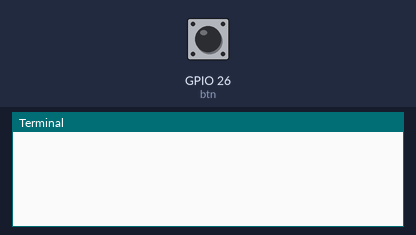
Recording of a program running on a simulated Raspberry Pi (BCM pin numbers). On the bench: the last lines printed to the terminal. The inputs (shaded band) are chosen by the test bench; at power-on: GPIO 26 (btn) HIGH.

Above: at 1.2 s.
1.3 s: GPIO 26 (btn) pulled LOW for 0.15 s
At 2.6 s:
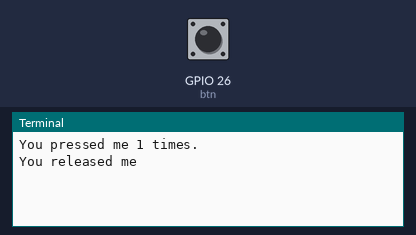
2.9 s: GPIO 26 (btn) pulled LOW for 1 s
At 3.4 s:
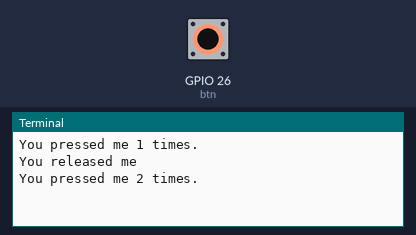
5.4 s: GPIO 26 (btn) pulled LOW for 0.15 s
At 6.0 s:
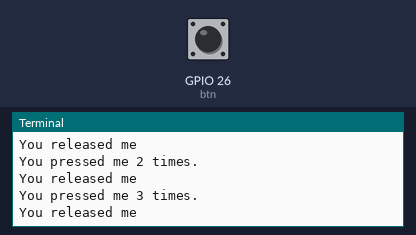

Measured:
- after the input at 1.3 s, the terminal: prints a new line at once (image 1)
- after the input at 2.9 s, the terminal: prints a new line at once (image 2)
- after the input at 5.4 s, the terminal: prints a new line at once (image 3)

The program:

button.py
```python
from gpiozero import Button
btn = Button(26)
count = 0

while True:
    btn.wait_for_press()
    count += 1
    print('You pressed me '+ str(count) + ' times.')
    btn.wait_for_release()
    print('You released me')
```
